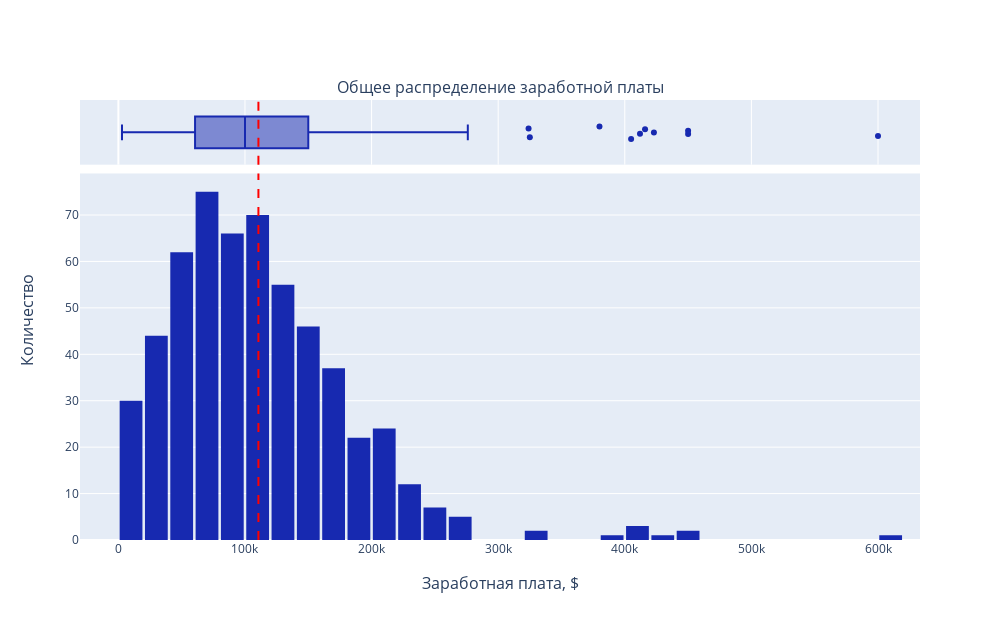

Notebook code for this chart:
### Markdown cell above
### Общее распределение заработной платы

### Code cell
# Инициализация полотна на два графика с общей осью X
fig_salary = make_subplots(rows=2, cols=1,
                           shared_xaxes=True, # Общая ось Х
                           x_title='Заработная плата, $',
                           y_title='Количество',
                           row_heights=[0.15, 0.85], # Относительная высота полотен
                           subplot_titles=("Общее распределение заработной платы", ""),
                           vertical_spacing=0.02) # Высота разделителя
# Построение коробчатой диаграммы
fig_salary.add_trace(go.Box(x=df_ds_salaries_cleared['salary_in_usd'],
                            marker_color = '#1729B0', # Цвет маркера
                            jitter=0.5, # Разнос точек выбросов по вертикали
                            name='',
                            showlegend=False),
                     row=1, col=1)
# Построение гистограммы
fig_salary.add_trace(go.Histogram(x=df_ds_salaries_cleared['salary_in_usd'],
                                  marker_color = '#1729B0', # Цвет маркера
                                  name='Заработная плата', # Название набора данных
                                  showlegend=False),
                     row=2, col=1)
# Построение линии среднего значения
fig_salary.add_vline(x=df_ds_salaries_cleared['salary_in_usd'].mean(),
                     line=dict(color="Red", dash='dash')) # Стиль линии)
# Размер полотна
fig_salary.update_layout(autosize = False, width = 1000, height = 620,
                         bargap=0.1) # Расстояние между столбцами гистограммы
fig_salary.show()

display(df_ds_salaries_cleared['salary_in_usd'].describe().round(2).to_frame())

### Figure 1 — Plotly figure (JSON) as saved in the notebook; plotly's stock layout.template omitted (floating-point values rounded to 4 significant figures; data arrays with more than 128 entries replaced by an {"elided": "..."} marker saying what was removed)
{"data": [{"jitter": 0.5, "marker": {"color": "#1729B0"}, "name": "", "showlegend": false, "type": "box", "x": {"elided": "565 int values"}, "xaxis": "x", "yaxis": "y"}, {"marker": {"color": "#1729B0"}, "name": "Заработная плата", "showlegend": false, "type": "histogram", "x": {"elided": "565 int values"}, "xaxis": "x2", "yaxis": "y2"}], "layout": {"annotations": [{"font": {"size": 16}, "showarrow": false, "text": "Общее распределение заработной платы", "x": 0.5, "xanchor": "center", "xref": "paper", "y": 1, "yanchor": "bottom", "yref": "paper"}, {"font": {"size": 16}, "showarrow": false, "text": "Заработная плата, $", "x": 0.5, "xanchor": "center", "xref": "paper", "y": 0, "yanchor": "top", "yref": "paper", "yshift": -30}, {"font": {"size": 16}, "showarrow": false, "text": "Количество", "textangle": -90, "x": 0, "xanchor": "right", "xref": "paper", "xshift": -40, "y": 0.5, "yanchor": "middle", "yref": "paper"}], "autosize": false, "bargap": 0.1, "height": 620, "shapes": [{"line": {"color": "Red", "dash": "dash"}, "type": "line", "x0": 110600.0, "x1": 110600.0, "xref": "x", "y0": 0, "y1": 1, "yref": "y domain"}, {"line": {"color": "Red", "dash": "dash"}, "type": "line", "x0": 110600.0, "x1": 110600.0, "xref": "x2", "y0": 0, "y1": 1, "yref": "y2 domain"}], "width": 1000, "xaxis": {"anchor": "y", "domain": [0, 1], "matches": "x2", "showticklabels": false}, "xaxis2": {"anchor": "y2", "domain": [0, 1]}, "yaxis": {"anchor": "x", "domain": [0.853, 1]}, "yaxis2": {"anchor": "x2", "domain": [0, 0.833]}}}
